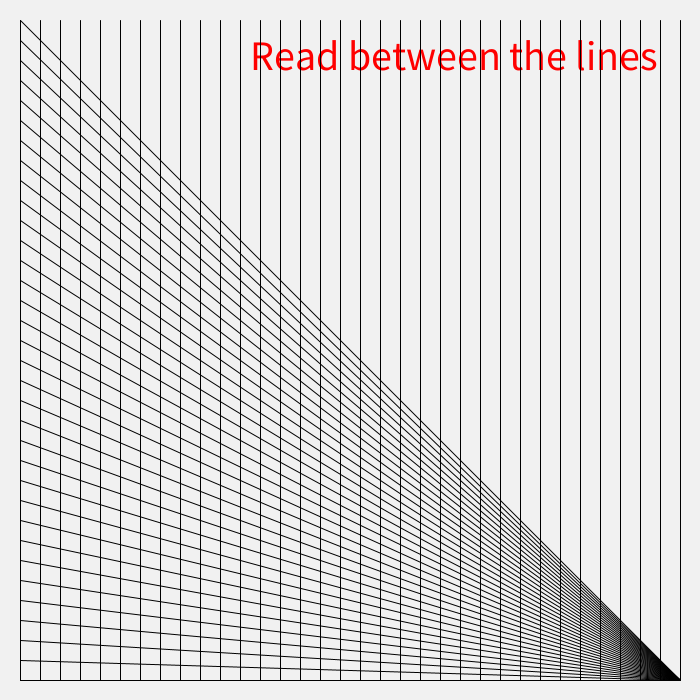
Frame 1 (no input)
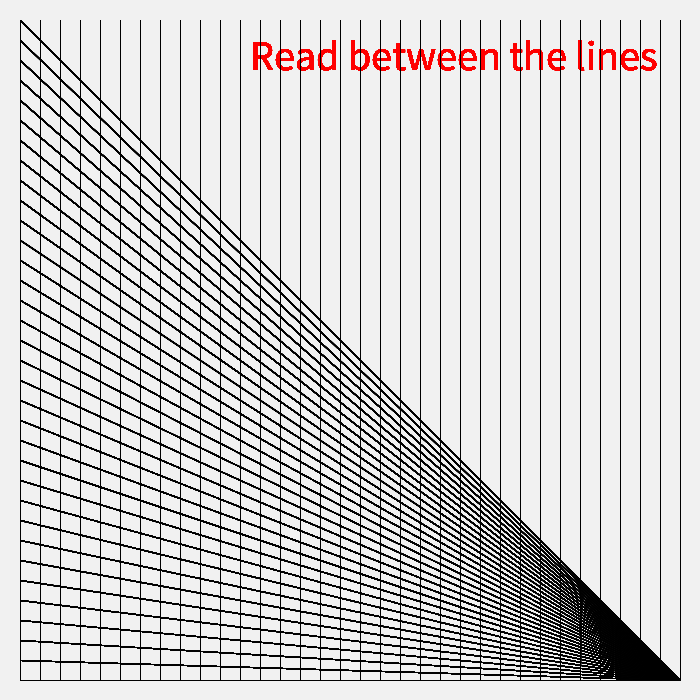
Frame 60 (the mouse pressed at the canvas centre just before this capture)
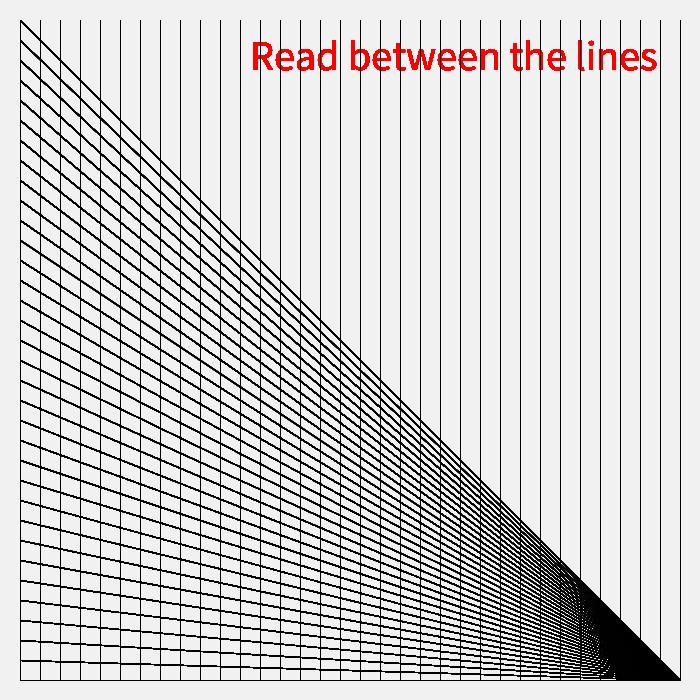
Frame 120 (the mouse held since frame 60 and released just before this capture)

The Processing sketch that drew these frames (run headless with seeded random() and noise(); from frame 60 on, the mouse is pressed at the canvas centre):

// Processing sketch: read_between_the_lines
// ── read_between_the_lines.pde
int margin = 20;

void setup() {
  size(700, 700);
  background(#f1f1f1);
}

void draw() { 
  fill(255, 0, 0);
  textSize(42);
  text("Read between the lines", 250, 70); 
  for(int counter = margin; counter < width; counter += margin){
    line(counter, margin, counter, height - margin);
  }
  
  for(int counter = margin; counter < width; counter += margin){
    line(margin, counter, width - margin, height - margin);
  }
  
  save("nft.png");
}
